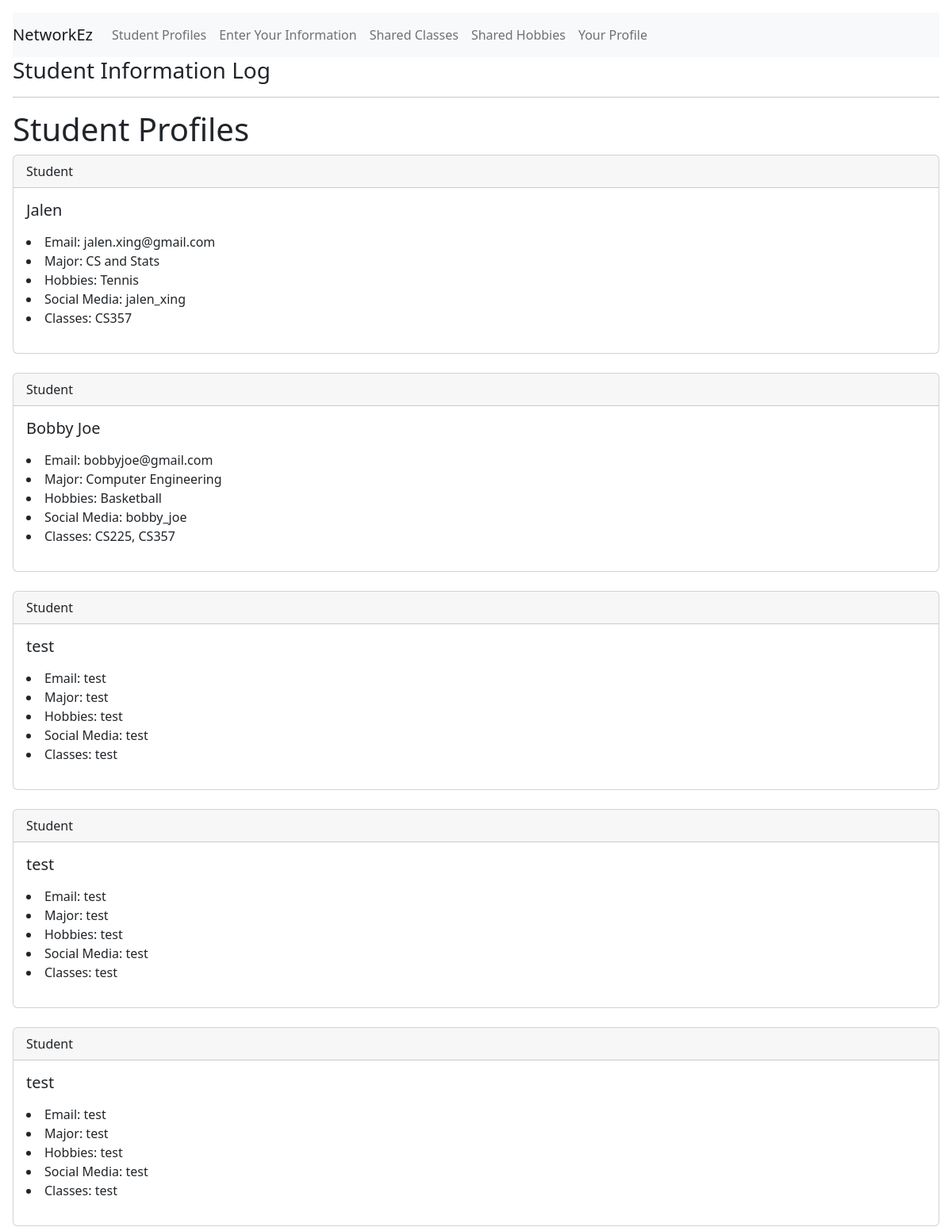
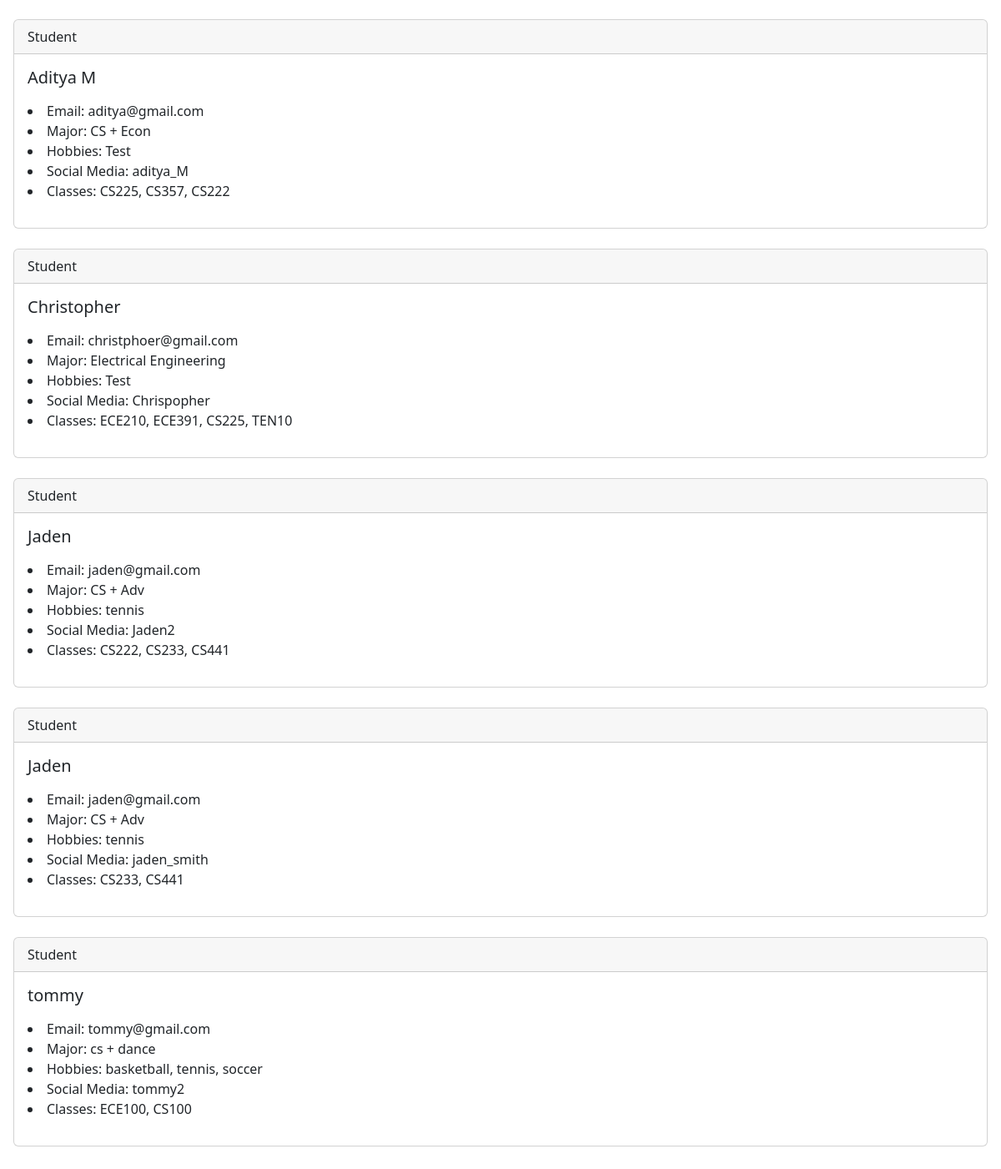
/profiles/, run on the app's committed database (2 pictures, top to bottom).
### app/models.py (models this page shows)
class Student(models.Model):
    name = models.CharField(max_length=150, null=True)
    major = models.CharField(max_length=150, null=True)
    hobbies = models.CharField(max_length=300, null=True)
    classes = models.CharField(max_length=150, null=True)
    social_media = models.CharField(max_length=300, null=True)
    email = models.CharField(max_length=300, null=True)

### app/views.py (the view)
# urls.py: path('profiles/', v.studentProfile, name="profiles"),
def studentProfile(response):
    student_list = Student.objects.all()
    return render(response, 'register/student_profile.html', {'student_list': student_list})

### app/templates/register/student_profile.html (shortened to what this page needs)
<!doctype html>
<html lang="en">
  <head>
    <link href="https://cdn.jsdelivr.net/npm/bootstrap@5.2.2/dist/css/bootstrap.min.css" rel="stylesheet">
    <link href="https://getbootstrap.com/docs/5.2/assets/css/docs.css" rel="stylesheet">
  </head>
  <body class="p-3 m-0 border-0 bd-example">
<nav class="navbar navbar-expand-lg navbar-light bg-light">
    <a class="navbar-brand" href="#">NetworkEz</a>
    <div class="collapse navbar-collapse" id="navbarNav">
      <ul class="navbar-nav">
        <li class="nav-item active">
          <a class="nav-link" href="{% url 'profiles' %}"> Student Profiles </a>
        </li>
        <li class="nav-item">
          <a class="nav-link" href="{% url 'home' %}">Enter Your Information</a>
        </li>
        <li class="nav-item">
          <a class="nav-link" href="{% url 'filtered_profiles' %}">Shared Classes</a>
        </li>
        <li class="nav-item">
          <a class="nav-link" href="{% url 'filtered_hobbies' %}">Shared Hobbies</a>
        </li>
        <li class="nav-item">
          <a class="nav-link" href="{% url 'your_profile' %}">Your Profile</a>
        </li>
      </ul>
    </div>
  </nav>
<h3>Student Information Log </h3>
<hr>
<!doctype html>
<html lang="en">
  <head>
    <link href="https://cdn.jsdelivr.net/npm/bootstrap@5.2.2/dist/css/bootstrap.min.css" rel="stylesheet">
    <link href="https://getbootstrap.com/docs/5.2/assets/css/docs.css" rel="stylesheet">
  </head>
  <body class="p-3 m-0 border-0 bd-example">
<h1> Student Profiles </h1>
{% for student in student_list %}
<div class="card">
    <div class="card-header">
        Student
    </div>
    <div class="card-body">
        <h5 class="card-title">{{ student.name }}</h5>
        <p class="card-text">
        <li>Email: {{ student.email }} </li>
        <li>Major: {{ student.major }} </li>
        <li>Hobbies: {{ student.hobbies }} </li>
        <li>Social Media: {{ student.social_media }} </li>
        <li>Classes: {{ student.classes }} </li>
        </p>
    </div>
</div>
<br/>
{% endfor %}
  </body>
</html>

### data on the page
Student: name "Jalen", email "jalen.xing@gmail.com", major "CS and Stats", hobbies "Tennis", social_media "jalen_xing", classes "CS357"
Student: name "Bobby Joe", email "bobbyjoe@gmail.com", major "Computer Engineering", hobbies "Basketball", social_media "bobby_joe", classes "CS225, CS357"
Student: name "test", email "test", major "test", hobbies "test", social_media "test", classes "test"
Student: name "test", email "test", major "test", hobbies "test", social_media "test", classes "test"
Student: name "test", email "test", major "test", hobbies "test", social_media "test", classes "test"
Student: name "Aditya M", email "aditya@gmail.com", major "CS + Econ", hobbies "Test", social_media "aditya_M", classes "CS225, CS357, CS222"
Student: name "Christopher", email "christphoer@gmail.com", major "Electrical Engineering", hobbies "Test", social_media "Chrispopher", classes "ECE210, ECE391, CS225, TEN10"
Student: name "Jaden", email "jaden@gmail.com", major "CS + Adv", hobbies "tennis", social_media "Jaden2", classes "CS222, CS233, CS441"
Student: name "Jaden", email "jaden@gmail.com", major "CS + Adv", hobbies "tennis", social_media "jaden_smith", classes "CS233, CS441"
Student: name "tommy", email "tommy@gmail.com", major "cs + dance", hobbies "basketball, tennis, soccer", social_media "tommy2", classes "ECE100, CS100"
